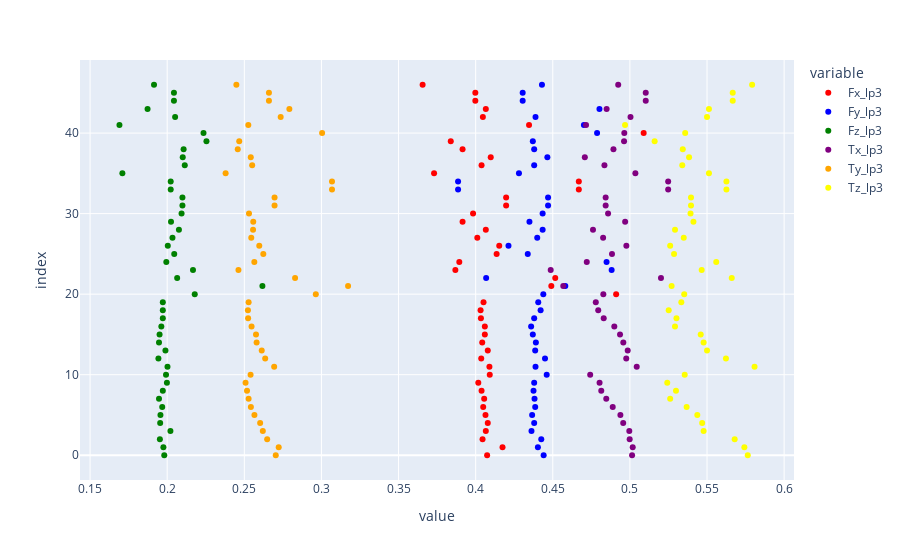

The cell this chart's notebook holds for it:
### Code cell
plty.scatter(X_lp3_df, x = ["Fx_lp3", "Fy_lp3", "Fz_lp3", "Tx_lp3", "Ty_lp3", "Tz_lp3"],   color_discrete_map= dic)

### Figure 1 — Plotly figure (JSON) as saved in the notebook; plotly's stock layout.template omitted (floating-point values rounded to 4 significant figures)
{"data": [{"hovertemplate": "variable=Fx_lp3<br>value=%{x}<br>index=%{y}<extra></extra>", "legendgroup": "Fx_lp3", "marker": {"color": "red", "symbol": "circle"}, "mode": "markers", "name": "Fx_lp3", "orientation": "h", "showlegend": true, "type": "scatter", "x": [0.4074, 0.4174, 0.4045, 0.4066, 0.4079, 0.4064, 0.4049, 0.4055, 0.4038, 0.4017, 0.4091, 0.4089, 0.4036, 0.4079, 0.4042, 0.4059, 0.4059, 0.4034, 0.4032, 0.4051, 0.4911, 0.449, 0.4516, 0.3868, 0.3894, 0.4136, 0.4153, 0.4011, 0.4066, 0.3915, 0.3983, 0.4197, 0.4197, 0.4669, 0.4669, 0.373, 0.4038, 0.4098, 0.3915, 0.3839, 0.5089, 0.4346, 0.4047, 0.4066, 0.3998, 0.3998, 0.3656], "xaxis": "x", "y": [0, 1, 2, 3, 4, 5, 6, 7, 8, 9, 10, 11, 12, 13, 14, 15, 16, 17, 18, 19, 20, 21, 22, 23, 24, 25, 26, 27, 28, 29, 30, 31, 32, 33, 34, 35, 36, 37, 38, 39, 40, 41, 42, 43, 44, 45, 46], "yaxis": "y"}, {"hovertemplate": "variable=Fy_lp3<br>value=%{x}<br>index=%{y}<extra></extra>", "legendgroup": "Fy_lp3", "marker": {"color": "blue", "symbol": "circle"}, "mode": "markers", "name": "Fy_lp3", "orientation": "h", "showlegend": true, "type": "scatter", "x": [0.4441, 0.4404, 0.4425, 0.4362, 0.4379, 0.4366, 0.4386, 0.4382, 0.4375, 0.4379, 0.4461, 0.4388, 0.445, 0.4386, 0.439, 0.4371, 0.436, 0.4379, 0.4421, 0.4406, 0.4439, 0.4581, 0.4068, 0.4882, 0.4849, 0.4338, 0.4213, 0.4399, 0.4434, 0.4349, 0.4434, 0.4469, 0.4469, 0.3886, 0.3886, 0.4281, 0.4379, 0.4465, 0.4379, 0.4371, 0.4787, 0.4702, 0.4388, 0.4803, 0.4305, 0.4305, 0.443], "xaxis": "x", "y": [0, 1, 2, 3, 4, 5, 6, 7, 8, 9, 10, 11, 12, 13, 14, 15, 16, 17, 18, 19, 20, 21, 22, 23, 24, 25, 26, 27, 28, 29, 30, 31, 32, 33, 34, 35, 36, 37, 38, 39, 40, 41, 42, 43, 44, 45, 46], "yaxis": "y"}, {"hovertemplate": "variable=Fz_lp3<br>value=%{x}<br>index=%{y}<extra></extra>", "legendgroup": "Fz_lp3", "marker": {"color": "green", "symbol": "circle"}, "mode": "markers", "name": "Fz_lp3", "orientation": "h", "showlegend": true, "type": "scatter", "x": [0.1981, 0.1975, 0.1953, 0.2021, 0.1954, 0.1956, 0.1968, 0.1947, 0.1972, 0.1998, 0.1992, 0.2002, 0.1943, 0.1989, 0.1947, 0.1951, 0.1962, 0.1972, 0.1972, 0.1972, 0.2179, 0.2617, 0.2065, 0.2167, 0.1994, 0.2046, 0.2004, 0.2034, 0.2076, 0.2025, 0.2093, 0.2099, 0.2099, 0.2023, 0.2023, 0.1709, 0.2114, 0.2101, 0.2106, 0.2255, 0.2236, 0.169, 0.2051, 0.1873, 0.2044, 0.2044, 0.1915], "xaxis": "x", "y": [0, 1, 2, 3, 4, 5, 6, 7, 8, 9, 10, 11, 12, 13, 14, 15, 16, 17, 18, 19, 20, 21, 22, 23, 24, 25, 26, 27, 28, 29, 30, 31, 32, 33, 34, 35, 36, 37, 38, 39, 40, 41, 42, 43, 44, 45, 46], "yaxis": "y"}, {"hovertemplate": "variable=Tx_lp3<br>value=%{x}<br>index=%{y}<extra></extra>", "legendgroup": "Tx_lp3", "marker": {"color": "purple", "symbol": "circle"}, "mode": "markers", "name": "Tx_lp3", "orientation": "h", "showlegend": true, "type": "scatter", "x": [0.5014, 0.5018, 0.4998, 0.4996, 0.4957, 0.4938, 0.4889, 0.4847, 0.4814, 0.4803, 0.4742, 0.5044, 0.4976, 0.4986, 0.4957, 0.4936, 0.4899, 0.483, 0.4795, 0.4779, 0.4828, 0.4568, 0.5201, 0.4487, 0.472, 0.4884, 0.4977, 0.4826, 0.4761, 0.4969, 0.4859, 0.4843, 0.4843, 0.5248, 0.5248, 0.5036, 0.4835, 0.4708, 0.4893, 0.4962, 0.4964, 0.4716, 0.5004, 0.4849, 0.5103, 0.5103, 0.4924], "xaxis": "x", "y": [0, 1, 2, 3, 4, 5, 6, 7, 8, 9, 10, 11, 12, 13, 14, 15, 16, 17, 18, 19, 20, 21, 22, 23, 24, 25, 26, 27, 28, 29, 30, 31, 32, 33, 34, 35, 36, 37, 38, 39, 40, 41, 42, 43, 44, 45, 46], "yaxis": "y"}, {"hovertemplate": "variable=Ty_lp3<br>value=%{x}<br>index=%{y}<extra></extra>", "legendgroup": "Ty_lp3", "marker": {"color": "orange", "symbol": "circle"}, "mode": "markers", "name": "Ty_lp3", "orientation": "h", "showlegend": true, "type": "scatter", "x": [0.2704, 0.2723, 0.2648, 0.262, 0.2603, 0.2566, 0.2543, 0.2528, 0.2518, 0.2508, 0.2541, 0.2694, 0.2635, 0.2613, 0.258, 0.2576, 0.2547, 0.2525, 0.2523, 0.2528, 0.2964, 0.3173, 0.2829, 0.2462, 0.2565, 0.2623, 0.2597, 0.2545, 0.2557, 0.2558, 0.253, 0.2696, 0.2696, 0.3068, 0.3068, 0.2379, 0.2551, 0.2542, 0.2457, 0.2467, 0.3004, 0.2526, 0.2736, 0.2792, 0.266, 0.266, 0.2448], "xaxis": "x", "y": [0, 1, 2, 3, 4, 5, 6, 7, 8, 9, 10, 11, 12, 13, 14, 15, 16, 17, 18, 19, 20, 21, 22, 23, 24, 25, 26, 27, 28, 29, 30, 31, 32, 33, 34, 35, 36, 37, 38, 39, 40, 41, 42, 43, 44, 45, 46], "yaxis": "y"}, {"hovertemplate": "variable=Tz_lp3<br>value=%{x}<br>index=%{y}<extra></extra>", "legendgroup": "Tz_lp3", "marker": {"color": "yellow", "symbol": "circle"}, "mode": "markers", "name": "Tz_lp3", "orientation": "h", "showlegend": true, "type": "scatter", "x": [0.5764, 0.5742, 0.5679, 0.5478, 0.5469, 0.5437, 0.5368, 0.5261, 0.5299, 0.5242, 0.5355, 0.5808, 0.5623, 0.55, 0.5478, 0.5459, 0.5292, 0.5302, 0.5252, 0.5333, 0.5352, 0.527, 0.566, 0.5465, 0.556, 0.5286, 0.5261, 0.5349, 0.5292, 0.5412, 0.5393, 0.5396, 0.5396, 0.5626, 0.5626, 0.5513, 0.534, 0.5384, 0.5343, 0.516, 0.5358, 0.4969, 0.55, 0.5513, 0.5667, 0.5667, 0.5792], "xaxis": "x", "y": [0, 1, 2, 3, 4, 5, 6, 7, 8, 9, 10, 11, 12, 13, 14, 15, 16, 17, 18, 19, 20, 21, 22, 23, 24, 25, 26, 27, 28, 29, 30, 31, 32, 33, 34, 35, 36, 37, 38, 39, 40, 41, 42, 43, 44, 45, 46], "yaxis": "y"}], "layout": {"legend": {"title": {"text": "variable"}, "tracegroupgap": 0}, "margin": {"t": 60}, "xaxis": {"anchor": "y", "domain": [0, 1], "title": {"text": "value"}}, "yaxis": {"anchor": "x", "domain": [0, 1], "title": {"text": "index"}}}}
